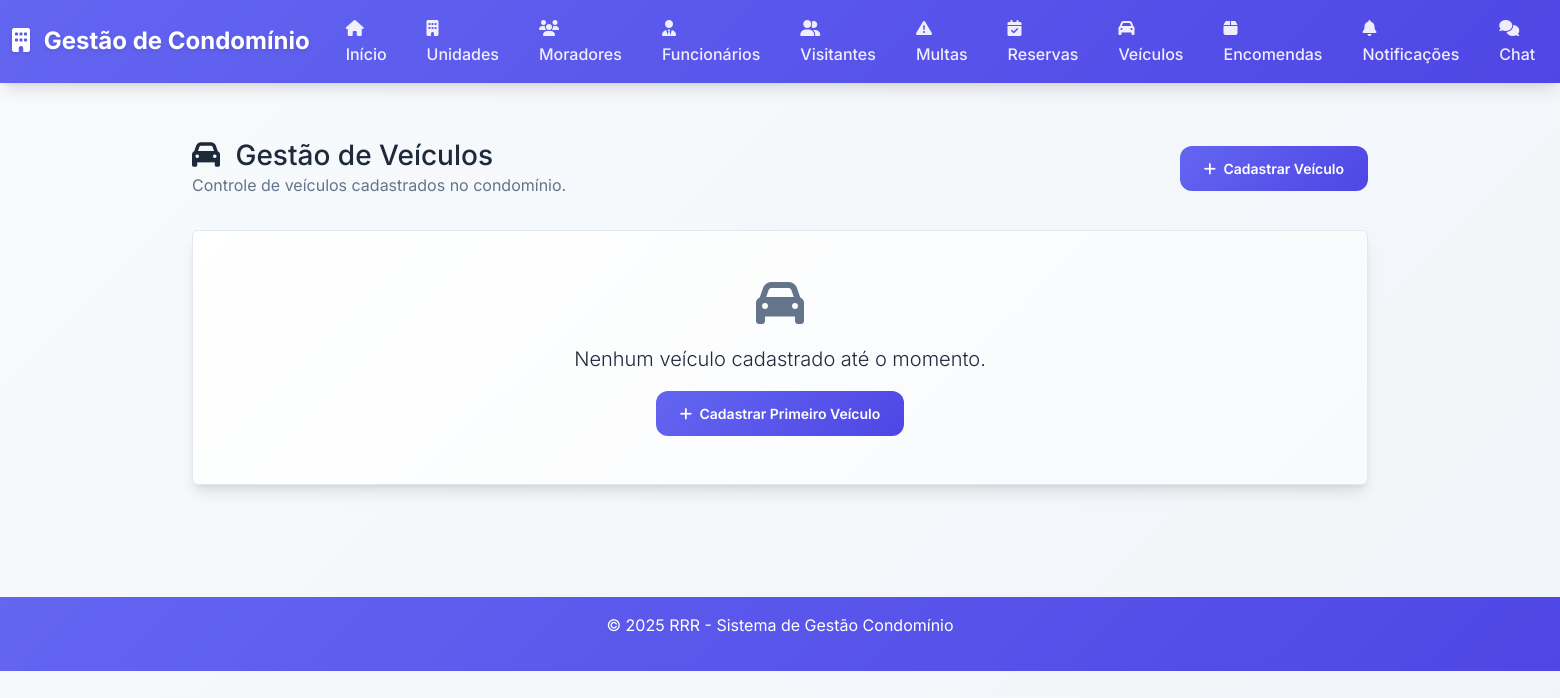
The page /veiculos (signed in) on the database as committed earlier.
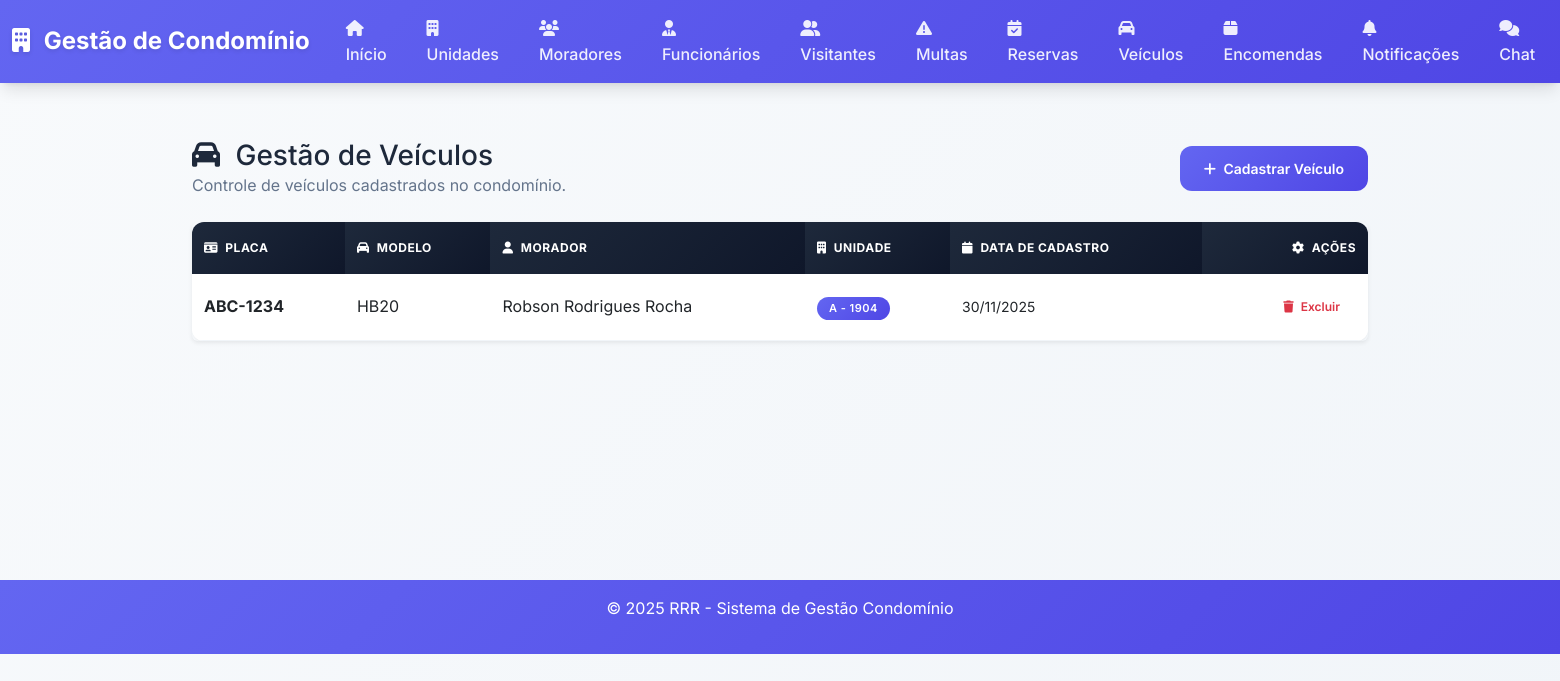
The same page on the database as committed later.
### app.py (models this page shows)
class Veiculo(db.Model):
    id = db.Column(db.Integer, primary_key=True)
    morador_id = db.Column(db.Integer, db.ForeignKey('morador.id'), nullable=False)
    placa = db.Column(db.String(10), nullable=False)
    modelo = db.Column(db.String(100), nullable=False)
    data_cadastro = db.Column(db.DateTime, default=datetime.utcnow)
    __table_args__ = (
        db.UniqueConstraint('placa', name='uq_veiculo_placa'),
    )

class Morador(db.Model):
    id = db.Column(db.Integer, primary_key=True)
    nome = db.Column(db.String(100), nullable=False)
    cpf = db.Column(db.String(14), nullable=False, unique=True)
    telefone = db.Column(db.String(15), nullable=False)
    email = db.Column(db.String(100), nullable=False)
    tipo = db.Column(db.String(20), nullable=False)
    unidade_id = db.Column(db.Integer, db.ForeignKey('unidade.id'), nullable=False)
    data_cadastro = db.Column(db.DateTime, default=datetime.utcnow)
    reservas = db.relationship('Reserva', backref='morador', lazy=True)
    notificacoes = db.relationship('Notificacao', backref='morador', lazy=True)
    veiculos = db.relationship('Veiculo', backref='morador', lazy=True)

class Unidade(db.Model):
    id = db.Column(db.Integer, primary_key=True)
    numero = db.Column(db.String(10), nullable=False, unique=True)
    bloco = db.Column(db.String(10), nullable=False)
    tipo = db.Column(db.String(20), nullable=False)
    vagas_garagem = db.Column(db.Integer, default=0)
    data_cadastro = db.Column(db.DateTime, default=datetime.utcnow)
    moradores = db.relationship('Morador', backref='unidade', lazy=True)

### app.py (the view)
@app.route('/veiculos')
@login_required
def listar_veiculos():
    usuario = Usuario.query.get(session['user_id'])
    if usuario.tipo == 'Admin':
        veiculos = Veiculo.query.join(Morador).order_by(Morador.nome, Veiculo.placa).all()
    else:
        veiculos = Veiculo.query.filter_by(morador_id=usuario.morador_id).order_by(Veiculo.placa).all()
    return render_template('veiculos.html', veiculos=veiculos, usuario=usuario)

### app.py (called while the page is built)
def login_required(f):
    from functools import wraps
    @wraps(f)
    def decorated_function(*args, **kwargs):
        if 'user_id' not in session:
            return redirect(url_for('login'))
        return f(*args, **kwargs)
    return decorated_function

### templates/veiculos.html (shortened to what this page needs)
{% extends "base.html" %}
{% block content %}
<div class="d-flex justify-content-between align-items-center mb-4">
    <div>
        <h1 class="h3 mb-0">
            <i class="fas fa-car me-2"></i>
            Gestão de Veículos
        </h1>
        <p class="text-muted mb-0">Controle de veículos cadastrados no condomínio.</p>
    </div>
    {% if usuario.tipo == 'Admin' %}
    <a href="{{ url_for('cadastrar_veiculo') }}" class="btn btn-primary">
        <i class="fas fa-plus me-1"></i>
        Cadastrar Veículo
    </a>
    {% endif %}
</div>
{% if veiculos %}
<div class="table-responsive shadow-sm rounded">
    <table class="table table-hover align-middle mb-0">
        <thead class="table-light">
            <tr>
                <th>
                    <i class="fas fa-id-card me-1"></i>
                    Placa
                </th>
                <th>
                    <i class="fas fa-car me-1"></i>
                    Modelo
                </th>
                {% if usuario.tipo == 'Admin' %}
                <th>
                    <i class="fas fa-user me-1"></i>
                    Morador
                </th>
                <th>
                    <i class="fas fa-building me-1"></i>
                    Unidade
                </th>
                {% endif %}
                <th>
                    <i class="fas fa-calendar me-1"></i>
                    Data de Cadastro
                </th>
                {% if usuario.tipo == 'Admin' %}
                <th class="text-end">
                    <i class="fas fa-cog me-1"></i>
                    Ações
                </th>
                {% endif %}
            </tr>
        </thead>
        <tbody>
            {% for veiculo in veiculos %}
            <tr>
                <td>
                    <strong class="text-uppercase">{{ veiculo.placa }}</strong>
                </td>
                <td>{{ veiculo.modelo }}</td>
                {% if usuario.tipo == 'Admin' %}
                <td>{{ veiculo.morador.nome }}</td>
                <td>
                    <span class="badge bg-primary">
                        {{ veiculo.morador.unidade.bloco }} - {{ veiculo.morador.unidade.numero }}
                    </span>
                </td>
                {% endif %}
                <td>
                    <small>{{ veiculo.data_cadastro.strftime('%d/%m/%Y') }}</small>
                </td>
                {% if usuario.tipo == 'Admin' %}
                <td class="text-end">
                    <form action="{{ url_for('excluir_veiculo', veiculo_id=veiculo.id) }}" method="post" class="d-inline">
                        <button type="submit" class="btn btn-sm btn-outline-danger" onclick="return confirm('Tem certeza que deseja excluir este veículo?')">
                            <i class="fas fa-trash me-1"></i>
                            Excluir
                        </button>
                    </form>
                </td>
                {% endif %}
            </tr>
            {% endfor %}
        </tbody>
    </table>
</div>
<div class="row mt-4">
    <div class="col-12">
    </div>
</div>
{% else %}
<div class="text-center py-5 bg-light rounded">
    <i class="fas fa-car fa-3x text-muted mb-3"></i>
    <p class="lead mb-0">Nenhum veículo cadastrado até o momento.</p>
    {% if usuario.tipo == 'Admin' %}
    <a href="{{ url_for('cadastrar_veiculo') }}" class="btn btn-primary mt-3">
        <i class="fas fa-plus me-1"></i>
        Cadastrar Primeiro Veículo
    </a>
    {% endif %}
</div>
{% endif %}
{% endblock %}

Rows that differ between the two databases and show on the page:
added Veiculo: placa "ABC-1234", modelo "HB20", morador.nome "Robson Rodrigues Rocha", morador.unidade.bloco "A", morador.unidade.numero "1904", data_cadastro "30/11/2025"
Other text that changed with them:
text no longer shown: "Nenhum veículo cadastrado até o momento. Cadastrar Primeiro Veículo"
text now shown: "PLACA MODELO MORADOR UNIDADE DATA DE CADASTRO AÇÕES"
